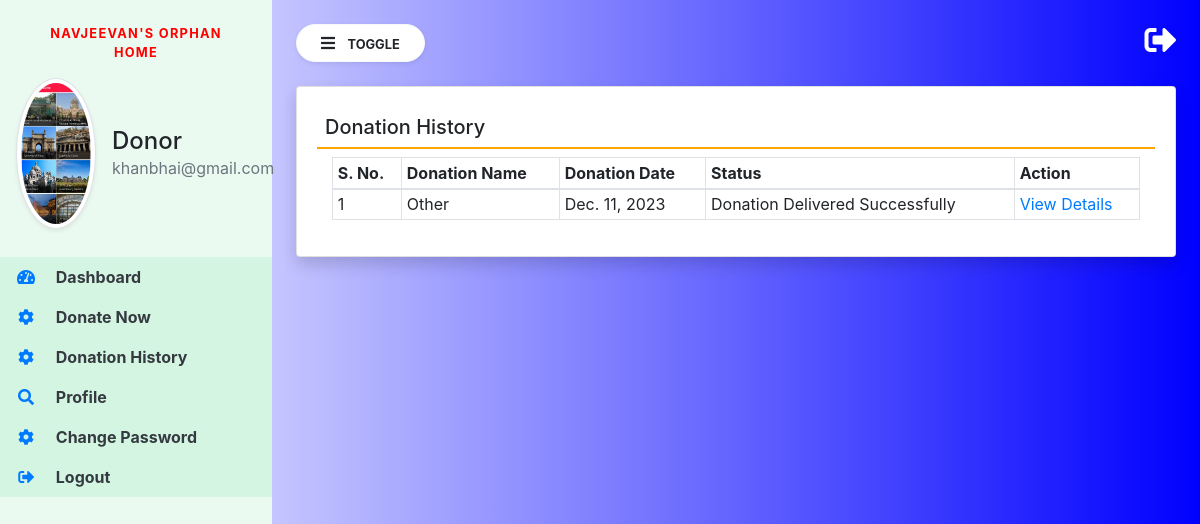
The app's page /donation_history (signed in) with its own data.
### donation/models.py (models this page shows, shortened)
class Donor(models.Model):
    user = models.ForeignKey(User, on_delete=models.CASCADE)
    contact = models.CharField(max_length=15,null=True)
    address = models.CharField(max_length=300,null=True)
    userpic = models.FileField(null=True)
    regdate = models.DateTimeField(auto_now_add=True)

class Donation(models.Model):
    donor = models.ForeignKey(Donor, on_delete=models.CASCADE)
    donationname = models.CharField(max_length=100,null=True)
    donationpic = models.FileField(null=True)
    collectionloc = models.CharField(max_length=300,null=True)
    description = models.CharField(max_length=300,null=True)
    status = models.CharField(max_length=30,null=True)
    donationdate = models.DateField(null=True)
    adminremark = models.CharField(max_length=200, null=True)
    volunteer = models.ForeignKey(Volunteer, on_delete=models.CASCADE,null=True)
    donationarea = models.ForeignKey(DonationArea, on_delete=models.CASCADE,null=True)
    volunteerremark = models.CharField(max_length=200, null=True)
    updationdate = models.DateField(null=True)

### donation/views.py (the view)
# urls.py: path('donation_history',donation_history,name='donation_history'),
def donation_history(request):
    if not request.user.is_authenticated:
        return redirect('donorlogin')
    user = request.user
    donor = Donor.objects.get(user=user)
    donation = Donation.objects.filter(donor=donor)
    return render(request, 'donation_history.html',locals())

### donation/templates/donation_history.html
{% extends 'donor_base.html' %}
{% block main  %}
<div class="card shadow">
    <div class="card-body">
        <h5 class="p-2" style="border-bottom: 2px solid orange;">Donation History</h5>
<div class="container-fluid">
        <table class="table table-bordered table-sm" id="example">
            <thead>
                <tr>
                    <th>S. No.</th>
                    <th>Donation Name</th>
                    <th>Donation Date</th>
                    <th>Status</th>
                    <th>Action</th>
                </tr>
            </thead>
            <tbody>
                {% for i in donation %}
                <tr>
                    <td>{{forloop.counter}}</td>
                    <td>{{i.donationname}}</td>
                    <td>{{i.donationdate}}</td>
                    <td>{{i.status}}</td>
                    <td><a href="{% url 'donationdetail_donor' i.id %}" class="text-primary">View Details</a></td>
                </tr>
                {% endfor %}
            </tbody>
        </table>
</div>
</div>
</div>
{% endblock %}

### donation/templates/donor_base.html (shortened to what this page needs)
{% load static %}
<html lang="en">
<head>
  <link rel="stylesheet" href="https://maxcdn.bootstrapcdn.com/bootstrap/4.3.1/css/bootstrap.min.css">
  <link rel="stylesheet" href="https://use.fontawesome.com/releases/v5.6.3/css/all.css">
  <link rel="stylesheet" type="text/css" href="{% static 'css/sidebar_donor.css' %}">
  </head>
<body>
<div class="vertical-nav" id="sidebar">
  <div class="py-4 px-3 mb-1">
      <p class="font-weight-bold text-uppercase px-3 small dashboard-text text-center">Navjeevan's Orphan Home</p>
	<div class="media d-flex align-items-center">
	    <img src="{{request.user.donor_set.all.0.userpic.url}}" width="80" height="80" class="mr-3 rounded-circle img-thumbnail shadow-sm">
		<div class="media-body">
			<h4 class="mb-0">Donor</h4>
			<p class="text-muted mb-0">{{request.user.username}}</p>
		</div>
	</div>
  </div>
  <ul class="nav flex-column">
  <li class="nav-item">
  <a href="{% url 'donor_home' %}" class="nav-link text-dark">
	<i class="fas fa-tachometer-alt fa-fw mr-3 text-primary"></i>
	Dashboard
  </a>
  </li>
    <li class="nav-item">
  <a href="{% url 'donate_now' %}" class="nav-link text-dark">
	<i class="fas fa-cog mr-3 text-primary fa-fw"></i>
	Donate Now
  </a>
  </li>
      <li class="nav-item">
  <a href="{% url 'donation_history' %}" class="nav-link text-dark ">
	<i class="fas fa-cog mr-3 text-primary fa-fw"></i>
	Donation History
  </a>
  </li>
  <li class="nav-item">
  <a href="{% url 'profile_donor' %}" class="nav-link text-dark ">
	<i class="fa fa-search mr-3 text-primary fa-fw"></i>
	Profile
  </a>
  </li>
      <li class="nav-item">
  <a href="{% url 'changepwd_donor' %}" class="nav-link text-dark ">
	<i class="fas fa-cog mr-3 text-primary fa-fw"></i>
	Change Password
  </a>
  </li>
      <li class="nav-item">
  <a href="{% url 'logout' %}" class="nav-link text-dark ">
	<i class="fas fa-sign-out-alt mr-3 text-primary fa-fw"></i>
	Logout
  </a>
  </li>
  </ul>
</div>
<div class="page-content p-4" id="content">
<a href="{% url 'logout' %}" title = "logout" class="float-right text-white"><i class="fas fa-sign-out-alt fa-2x"></i></a>
<button id="sidebarCollapse" type="button" class="btn btn-light bg-white rounded-pill shadow-sm px-4 mb-4">
<i class="fas fa-bars mr-2"></i>
<small class="text-uppercase font-weight-bold">Toggle</small>
</button>
     {% block main %}
    {% endblock %}
</div>
</body>
</html>

### donation/static/css/sidebar_donor.css (style rules this page uses)
body { background-image : linear-gradient(to right, rgba(0,0,255,0), rgba(0,0,255,1)); min-height:100vh; }
.vertical-nav { min-width : 17rem; width : 17rem; height:100vh; position:fixed; top:0; left:0; transition: all 0.4s; background-color : #EAFAF1; }
.page-content { width:calc(100% - 17rem); margin-left:17rem; transition:all 0.4s; }
.dashboard-text { letter-spacing : 0.1em; color : red; }
.nav-link { font-weight : bold; background-color :#D5F5E3; }

### records on screen
Donation: donationname "Other", donationdate "Dec. 11, 2023", status "Donation Delivered Successfully"

### other values on screen
{{ request.user.username }} "khanbhai@gmail.com"
